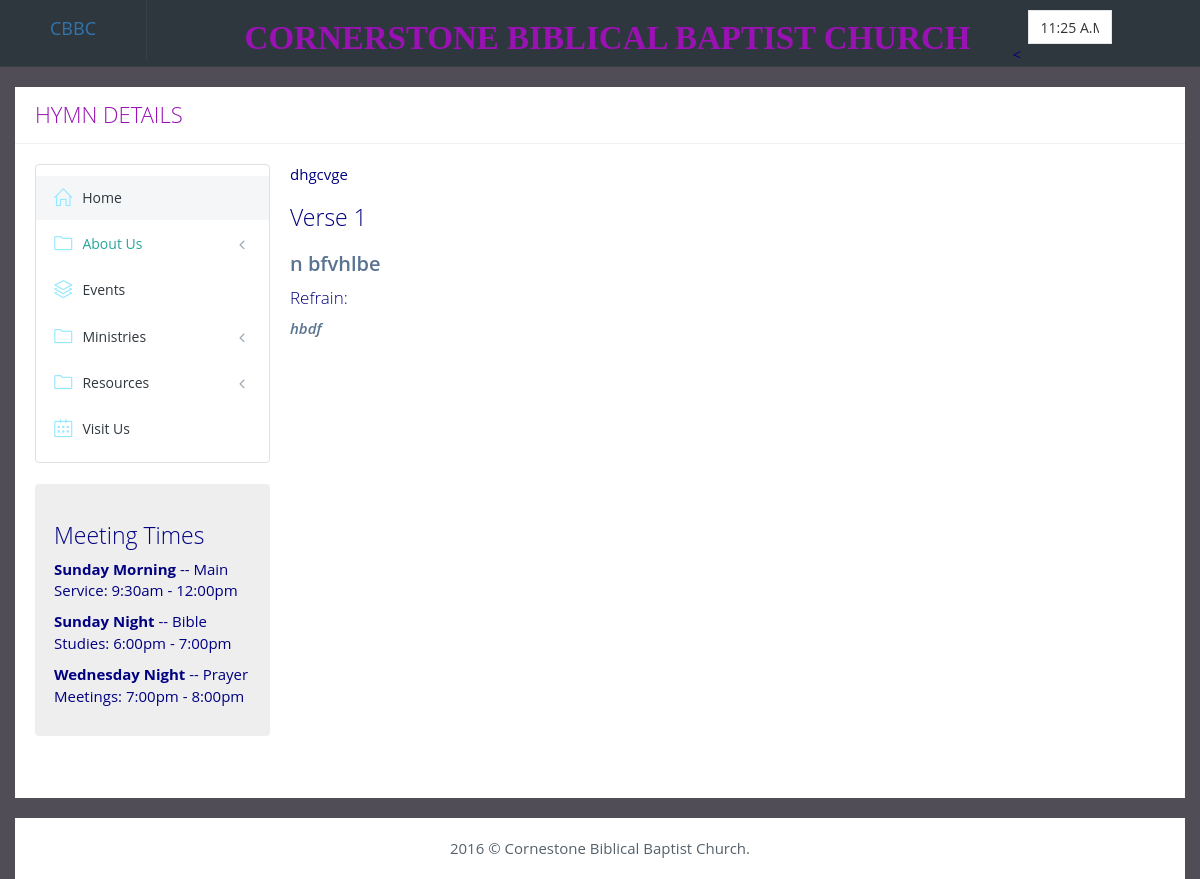
The app's page /hymn/1/ with its own data.
### hymn/models.py (models this page shows, shortened)
class Hymn(models.Model):
    name = models.CharField(max_length=200)
    has_refrain =  models.BooleanField(default=False)
    refrain = models.CharField(max_length=1000, blank=None, null=True)
    class Meta:
        verbose_name_plural = 'Hymns'
    def __str__(self):
        return self.name

class Stanza(models.Model):
    content = models.CharField(max_length=1000)
    hymn = models.ForeignKey(Hymn, related_name='stanzas')
    class Meta:
        verbose_name_plural = 'Stanzas'

### hymn/views.py (the view)
# urls.py: url(r'^(?P<hymn_id>[0-9]+)/$', views.stanza_detail, name='stanza_detail'),
def stanza_detail(request, hymn_id):
    details = Hymn.objects.get(id = hymn_id)
    has_refrain = details.has_refrain
    refrain = details.refrain
    stanza = details.stanzas.all()
    context = {
        'name' : details,
		'hymn' : refrain,
		'titles' : stanza,
		'title': 'Hymn Details',
        'has_refrain': has_refrain,
	}
    return render(request, 'hymn.html', context)

### hymn/templates/hymn.html
{% extends "base.html" %}
{% block content %}
{% block name %}{{name}}{% endblock %}
{% for item in titles %}
<h3>Verse {{ forloop.counter }}</h3>
<p style="margin-top: 20px;
  color: #5a7391;
  font-size: 20px;
  font-weight: 600;
  margin-bottom: 7px;">{{item.content}}</p>
{% if has_refrain == True %}
<h4>Refrain:</h4>
<em style="margin-top: 20px;
  color: #5a7391;
  font-size: 15px;
  font-weight: 600;
  margin-bottom: 7px;">{{hymn}}</em>
{% endif %}
{% endfor %}
{% endblock %}

### static/css/layout.css (style rules this page uses)
body { background-color: #514D57; background-position: center center; background-size: cover; background-attachment: fixed; }
html { height: 100%; }

### records on screen
Hymn: name "dhgcvge", refrain "hbdf"
Stanza: content "n bfvhlbe"

### other values on screen
{{ title }} "HYMN DETAILS"
